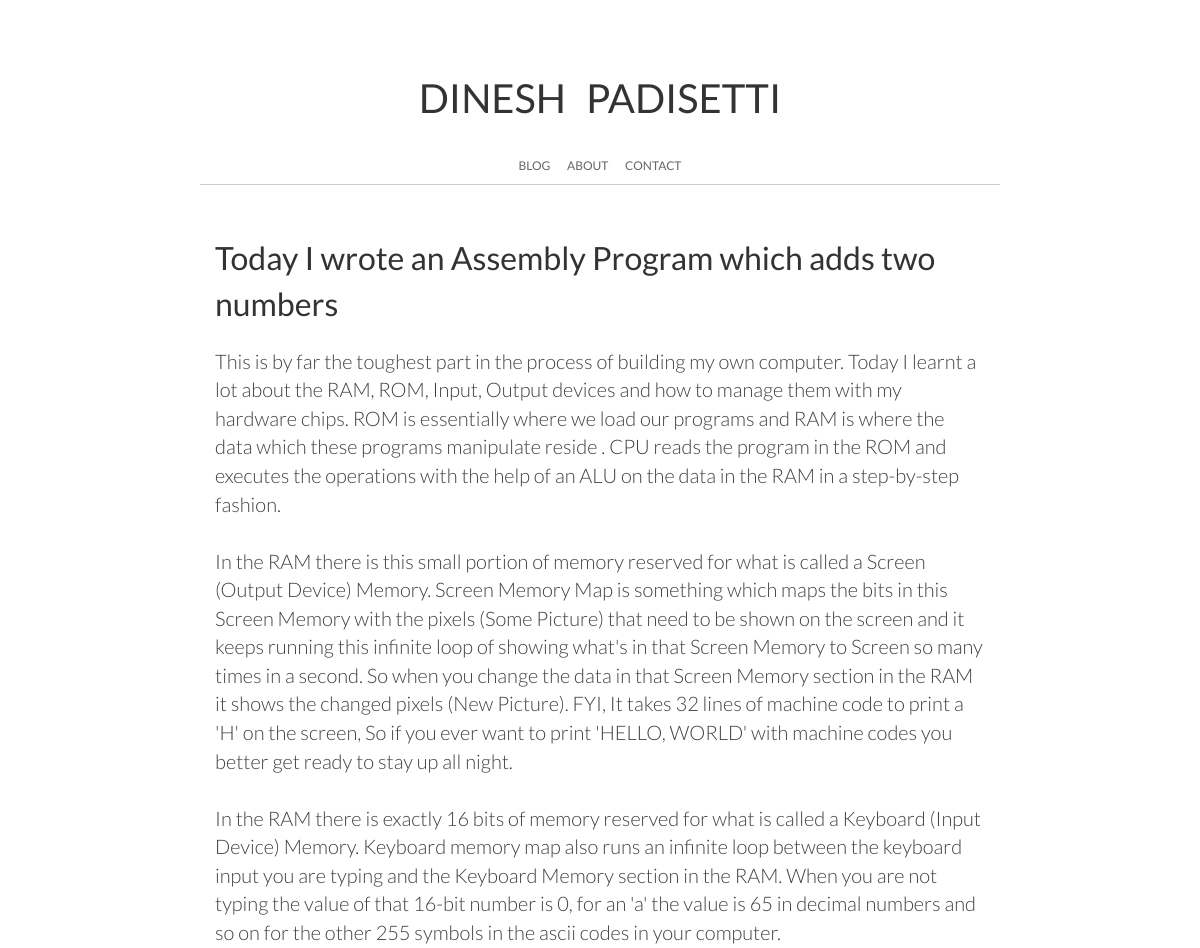
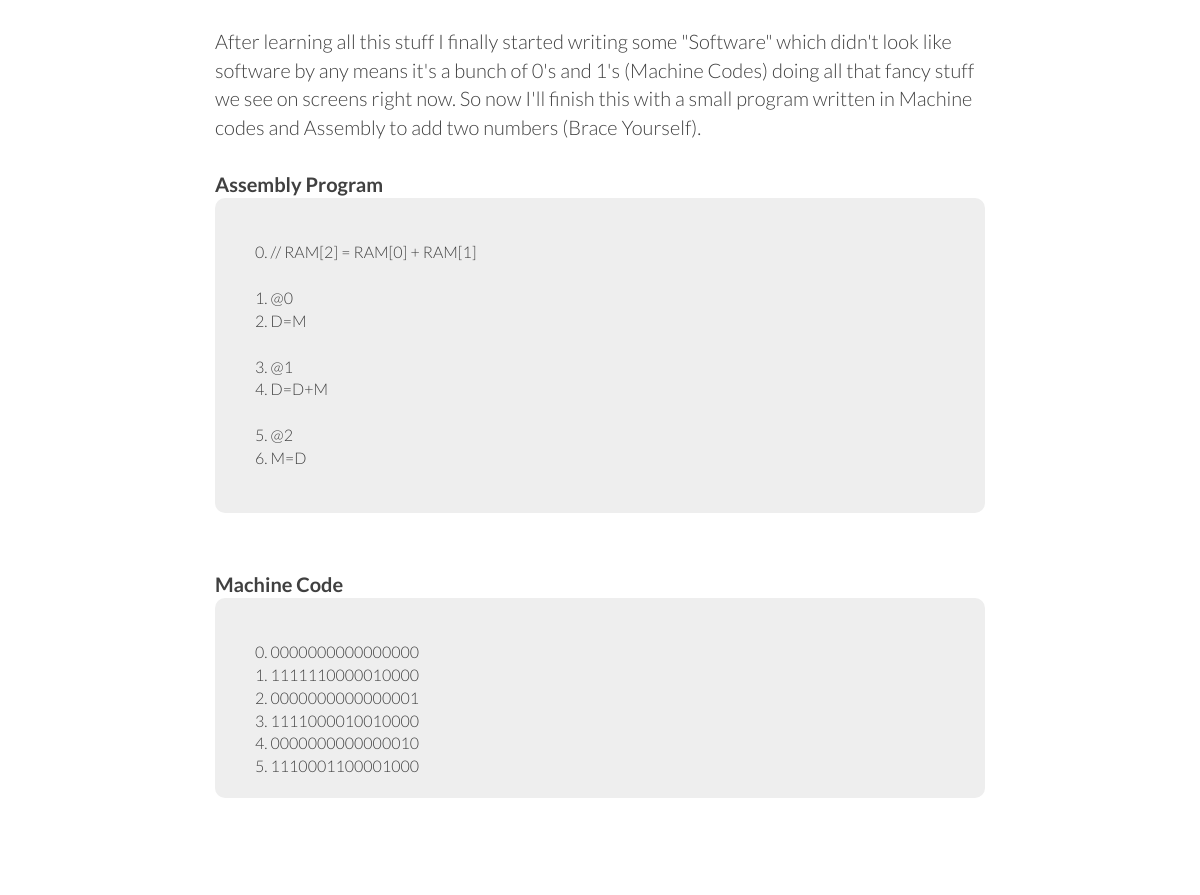
The page /post/29 on the database its author committed (2 pictures, top to bottom).
### tables this page shows
CREATE TABLE "blog" (
	`id`	INTEGER PRIMARY KEY AUTOINCREMENT,
	`title`	TEXT,
	`article`	TEXT,
	`time`	TEXT
);

### server.py (the view)
@app.route('/post/<id>')
def post(id):
	conn = sqlite3.connect('example.db')
	c = conn.cursor()
	c.execute('SELECT title,article,time FROM blog where id = %s'%id)
	title,article,time = c.fetchone()
	conn.close()
	return render_template('post.html',title = title,article = article)

### templates/post.html (shortened to what this page needs)
{% extends "layout.html" %}
{% block head %}
  {{ super() }}
  <link rel="stylesheet" type="text/css" href="/static/css/post.css">
{% endblock %}
{% block content %}
    <div class="title">{{ title }}</div>
	{% autoescape false %}
	<div class="article">{{ article }}</div><br><br>
    {% endautoescape %}
{% endblock %}

### static/css/index.css (style rules this page uses)
body { font-family: 'Lato'; }
.title { font-weight: 400; font-size: 32px; color: #333; }
.article { font-weight: 300; font-size: 18px; color: #404040; }
.code { font-size: 16px; padding: 20px 40px; background-color: #eee; border-radius: 10px; }

### static/css/post.css (style rules this page uses)
.title { font-weight: 400; margin-bottom: 20px; }
.article { font-weight: 300; font-size: 20px; }

### rows shown on the page
blog: title "Today I wrote an Assembly Program which adds two numbers", article "This is by far the toughest part in the process of building my own computer. Today I learnt a lot about the RAM, ROM, Input, Output devices and how to manage them with my hardware chips. ROM is essentially where we load our programs and RAM is where the data which these programs manipulate reside . CPU reads the program in the ROM and executes the operations with the help of an ALU on the data in the RAM in a step-by-step fashion. In the RAM there is this small portion of memory reserved for what is called a Screen (Output Device) Memory. Screen Memory Map is something which maps the bits in this Screen Memory with the pixels (Some Picture) that need to be shown on the screen and it keeps…"
